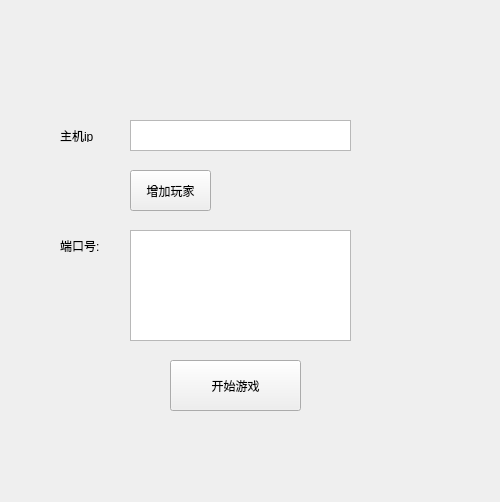
<?xml version="1.0" encoding="UTF-8"?>
<ui version="4.0">
 <class>MultiModelServer</class>
 <widget class="QWidget" name="MultiModelServer">
  <property name="geometry">
   <rect>
    <x>0</x>
    <y>0</y>
    <width>500</width>
    <height>502</height>
   </rect>
  </property>
  <property name="windowTitle">
   <string>Form</string>
  </property>
  <widget class="QPushButton" name="creat_server">
   <property name="geometry">
    <rect>
     <x>130</x>
     <y>170</y>
     <width>81</width>
     <height>41</height>
    </rect>
   </property>
   <property name="text">
    <string>增加玩家</string>
   </property>
  </widget>
  <widget class="QLabel" name="label">
   <property name="geometry">
    <rect>
     <x>60</x>
     <y>130</y>
     <width>54</width>
     <height>12</height>
    </rect>
   </property>
   <property name="text">
    <string>主机ip</string>
   </property>
  </widget>
  <widget class="QTextBrowser" name="ip_Browser">
   <property name="geometry">
    <rect>
     <x>130</x>
     <y>120</y>
     <width>221</width>
     <height>31</height>
    </rect>
   </property>
  </widget>
  <widget class="QLabel" name="label_2">
   <property name="geometry">
    <rect>
     <x>60</x>
     <y>240</y>
     <width>54</width>
     <height>12</height>
    </rect>
   </property>
   <property name="text">
    <string>端口号:</string>
   </property>
  </widget>
  <widget class="QTextBrowser" name="port_Browser">
   <property name="geometry">
    <rect>
     <x>130</x>
     <y>230</y>
     <width>221</width>
     <height>111</height>
    </rect>
   </property>
  </widget>
  <widget class="QPushButton" name="multi_start_game">
   <property name="geometry">
    <rect>
     <x>170</x>
     <y>360</y>
     <width>131</width>
     <height>51</height>
    </rect>
   </property>
   <property name="text">
    <string>开始游戏</string>
   </property>
  </widget>
 </widget>
 <resources/>
 <connections/>
</ui>
